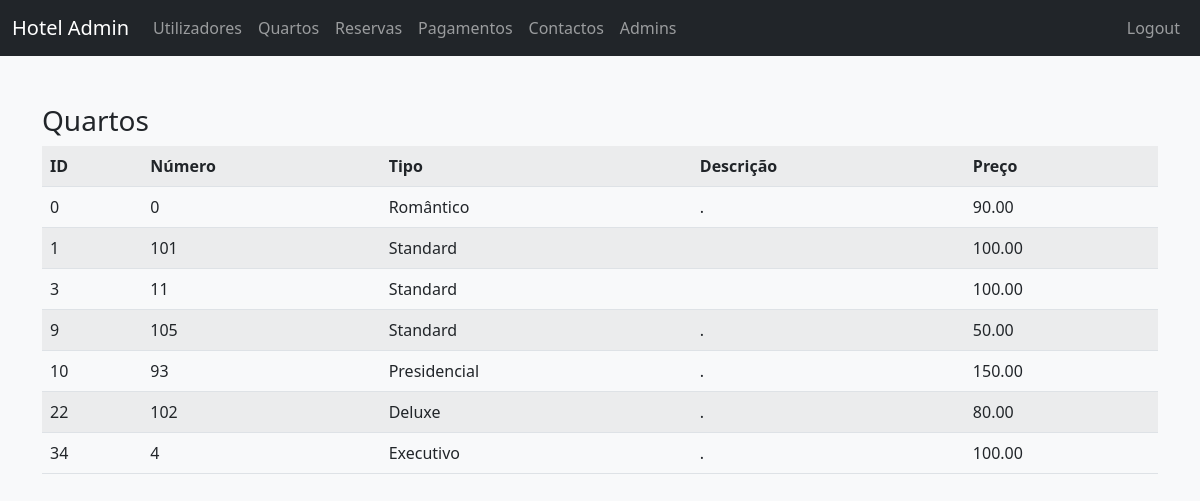
Screenshot of /admin.php?page=quartos (signed in) with the database file from the repository.
### tables this page shows
CREATE TABLE `quartos` (
  `id_quarto` int(11) NOT NULL,
  `numero_quarto` int(11) NOT NULL,
  `tipo_quarto` varchar(50) NOT NULL,
  `descricao` varchar(255) DEFAULT NULL,
  `preco_diaria` decimal(10,2) NOT NULL,
  `status` enum('disponivel','reservado') NOT NULL DEFAULT 'disponivel'
);

### admin.php (the view, shortened to what this page needs)
<?php
$host = '127.0.0.1';
$db = 'hotelpap';
$user = 'root';
$pass = '';
$charset = 'utf8mb4';
$dsn = "mysql:host=$host;dbname=$db;charset=$charset";
$options = [
    PDO::ATTR_ERRMODE            => PDO::ERRMODE_EXCEPTION,
    PDO::ATTR_DEFAULT_FETCH_MODE => PDO::FETCH_ASSOC,
    PDO::ATTR_EMULATE_PREPARES   => false,
];
try {
    $pdo = new PDO($dsn, $user, $pass, $options);
} catch (\PDOException $e) {
    die("Erro ao conectar ao banco de dados: " . $e->getMessage());
}
?>
<!DOCTYPE html>
<html lang="pt">
<head>
    <link rel="stylesheet" href="https://cdn.jsdelivr.net/npm/bootstrap@5.1.3/dist/css/bootstrap.min.css">
</head>
<body class="bg-light">
    <nav class="navbar navbar-expand-lg navbar-dark bg-dark">
        <div class="container-fluid">
            <a class="navbar-brand" href="#">Hotel Admin</a>
            <div class="collapse navbar-collapse">
                <ul class="navbar-nav me-auto">
                    <li class="nav-item"><a class="nav-link" href="?page=utilizadores">Utilizadores</a></li>
                    <li class="nav-item"><a class="nav-link" href="?page=quartos">Quartos</a></li>
                    <li class="nav-item"><a class="nav-link" href="?page=reservas">Reservas</a></li>
                    <li class="nav-item"><a class="nav-link" href="?page=pagamentos">Pagamentos</a></li>
                    <li class="nav-item"><a class="nav-link" href="?page=contactos">Contactos</a></li>
                    <li class="nav-item"><a class="nav-link" href="?page=admins">Admins</a></li>
                </ul>
                <ul class="navbar-nav">
                    <li class="nav-item"><a class="nav-link" href="?logout">Logout</a></li>
                </ul>
            </div>
        </div>
    </nav>
    <div class="container mt-5">
        <?php
        $page = $_GET['page'] ?? 'dashboard';
        if ($page == 'utilizadores') {
            $stmt = $pdo->query("SELECT * FROM utilizadores");
            echo "<h3>Utilizadores</h3><table class='table table-striped'><tr><th>ID</th><th>Nome</th><th>Email</th><th>Telefone</th></tr>";
            foreach ($stmt as $row) {
                echo "<tr><td>{$row['id_utilizador']}</td><td>{$row['nome']}</td><td>{$row['email']}</td><td>{$row['telefone']}</td></tr>";
            }
            echo "</table>";
        } elseif ($page == 'quartos') {
            $stmt = $pdo->query("SELECT * FROM quartos");
            echo "<h3>Quartos</h3><table class='table table-striped'><tr><th>ID</th><th>Número</th><th>Tipo</th><th>Descrição</th><th>Preço</th></tr>";
            foreach ($stmt as $row) {
                echo "<tr><td>{$row['id_quarto']}</td><td>{$row['numero_quarto']}</td><td>{$row['tipo_quarto']}</td><td>{$row['descricao']}</td><td>{$row['preco_diaria']}</td></tr>";
            }
            echo "</table>";
        }
        ?>
    </div>
</body>
</html>

### rows the page displays
quartos: id_quarto "0", numero_quarto "0", tipo_quarto "Romântico", descricao ".", preco_diaria "90.00"
quartos: id_quarto "1", numero_quarto "101", tipo_quarto "Standard", preco_diaria "100.00"
quartos: id_quarto "3", numero_quarto "11", tipo_quarto "Standard", preco_diaria "100.00"
quartos: id_quarto "9", numero_quarto "105", tipo_quarto "Standard", descricao ".", preco_diaria "50.00"
quartos: id_quarto "10", numero_quarto "93", tipo_quarto "Presidencial", descricao ".", preco_diaria "150.00"
quartos: id_quarto "22", numero_quarto "102", tipo_quarto "Deluxe", descricao ".", preco_diaria "80.00"
quartos: id_quarto "34", numero_quarto "4", tipo_quarto "Executivo", descricao ".", preco_diaria "100.00"
